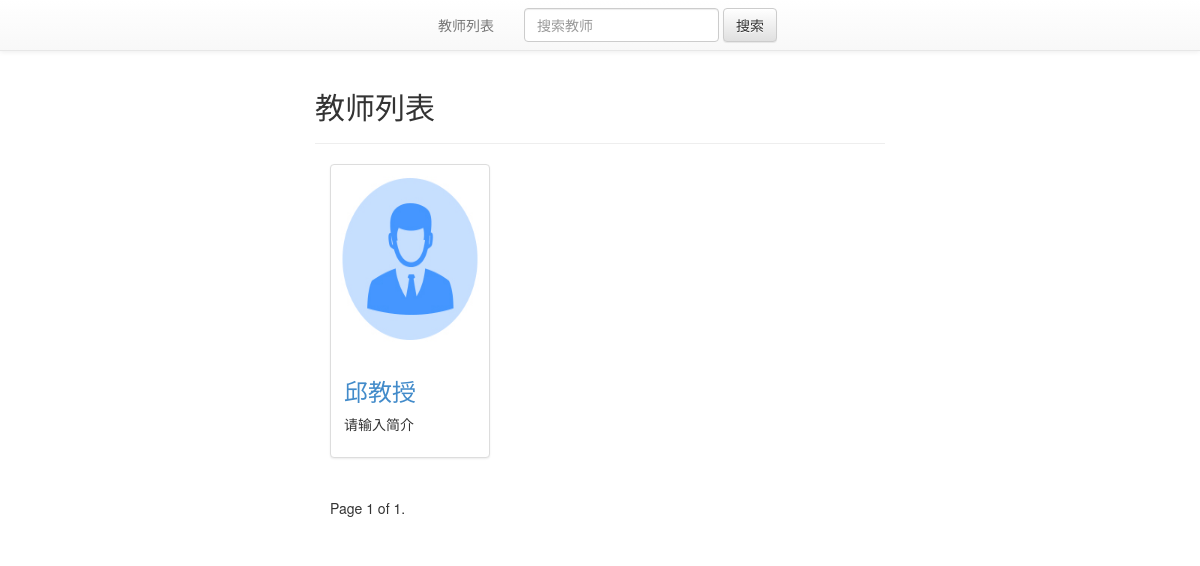
The page /Teachers/ on the database as committed earlier.
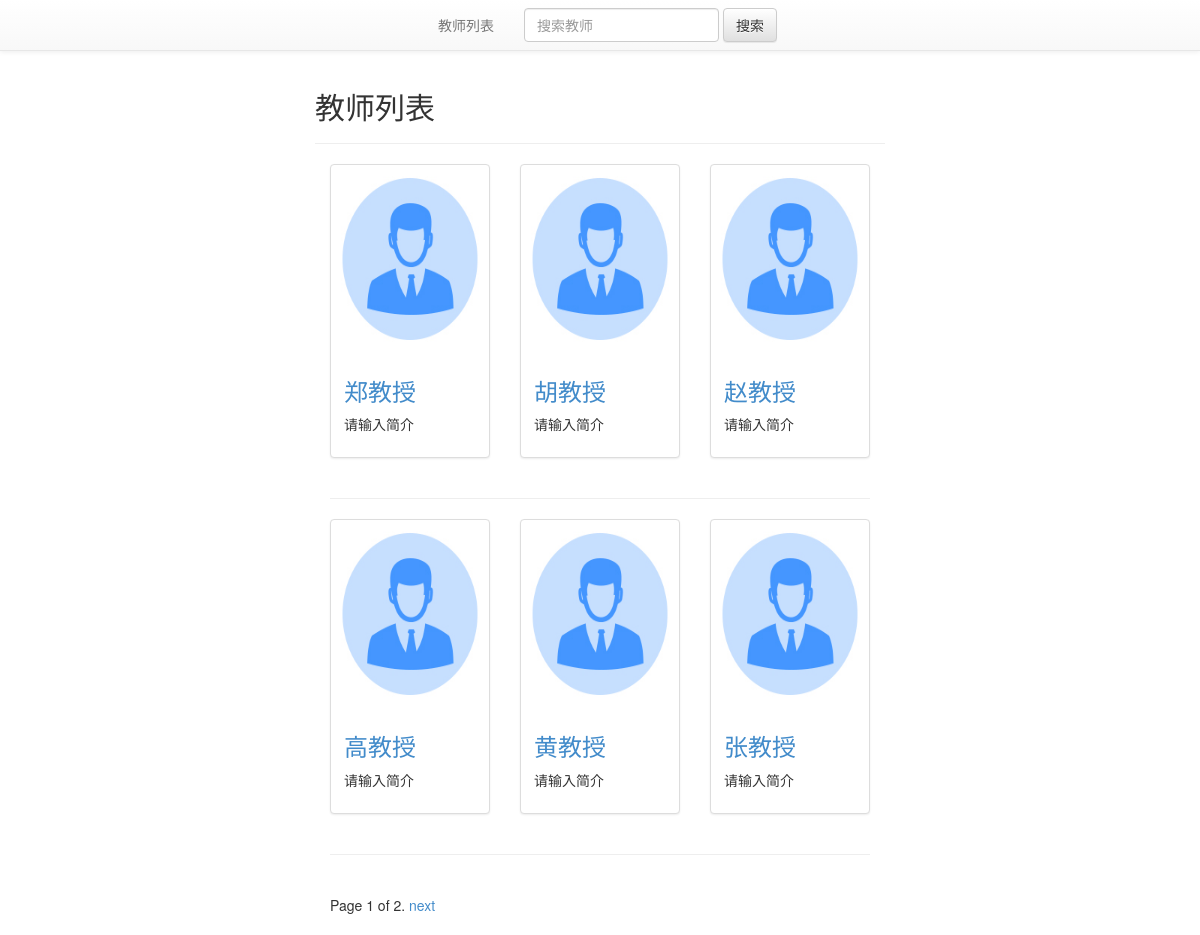
The same page on the database as committed later.
### Teachers/models.py (models this page shows, shortened)
class Teacher(models.Model):
    name = models.CharField(verbose_name = '姓名' ,max_length=30,default='')
    slug = models.SlugField(verbose_name = "链接别名",unique=True)
    image = models.ImageField(verbose_name = "头像",upload_to=upload_location,
            null=True,
            blank=True,
            width_field="width_field",
            height_field="height_field")
    height_field = models.IntegerField(verbose_name = "高度",default=0)
    width_field = models.IntegerField(verbose_name = "宽度",default=0)
    sex_choice = (("Male","男"),("Female","女"))
    sex = models.CharField(verbose_name = "性别",max_length=10,choices=sex_choice,default='Male')
    professional_title = models.CharField(verbose_name = "职称",max_length=120,default = '大学教师')
    address = models.CharField(verbose_name = "地址",max_length=120,default = '')
    college = models.CharField(verbose_name = "所在大学",max_length=30,default = '')
    academy = models.CharField(verbose_name = "学院",max_length=30,default = '')
    institution = models.CharField(verbose_name = "院系",max_length=30,default = '')
    post_number = models.IntegerField(verbose_name = "邮编号码",default = 0)
    phone_number =  models.CharField(verbose_name = "电话号码",max_length=30,default = '')
    mail = models.EmailField(verbose_name = "邮箱",max_length = 254)
    content = models.TextField(verbose_name = "简介",default = u'请输入简介')
    UG_lesson = models.TextField(verbose_name = '本科生课程',default='')
    PG_lesson =  models.TextField(verbose_name = '研究生课程',default='')
    research_direction =  models.TextField(verbose_name = '研究方向',default='')
    research =  models.TextField(verbose_name = '科研工作',default='')
    hold_project =  models.TextField(verbose_name = '主持科研项目',default='')
    papers =  models.TextField(verbose_name = '期刊论文',default='')
    books =  models.TextField(verbose_name = '书籍著作',default='')
    conference_papers =  models.TextField(verbose_name = '会议论文',default='')
    recruitment =  models.TextField(verbose_name = '招聘公告',default='')
    updated = models.DateTimeField(auto_now=True, auto_now_add=False)
    timestamp = models.DateTimeField(auto_now=False, auto_now_add=True)
    def get_views_url(self):
	return reverse("Teachers:detail",kwargs={"slug":self.slug})
    class Meta:
        ordering = ["-timestamp", "-updated"]

### Teachers/views.py (the view)
def Teacher_list(request):
    today = timezone.now().date()
    queryset_list = Teacher.objects.all()
    query = request.GET.get("q")
    if query:
	queryset_list = queryset_list.filter(
		Q(name__icontains=query)|
		Q(content__icontains=query)|
		Q(college__icontains=query) |
		Q(academy__icontains=query)
		).distinct()
    paginator = Paginator(queryset_list, 6) # 每页显示6个结果
    page_request_var = "page"
    page = request.GET.get(page_request_var)
    try:
        queryset = paginator.page(page)
    except PageNotAnInteger:
        queryset = paginator.page(1)
    except EmptyPage:
        queryset = paginator.page(paginator.num_pages)
    context = {
		"object_list": queryset,
		"title": "教师列表",
		"result":"搜索结果",
		"page_request_var": page_request_var,
		"today": today,
	}
    return render(request, "Teacher_list.html", context)

### templates/Teacher_list.html (shortened to what this page needs)
{% extends "base.html" %}
{% block content %}
{%include 'list_nav_bar.html'%}
<div class='col-sm-6 col-sm-offset-3'>
<div class='row'>
{% if request.GET.q %}
         <h2> {{ result }}</h2>
   {%else%}
        <h2> {{ title }}</h2>
{% endif %}<hr/>
{% for obj in object_list %}
  <div class="col-sm-4 col-md-4">
    <div class="thumbnail">
        {% if obj.image %}
         <img src='{{ obj.image.url }}' class='img-responsive center-block' />
        {% endif %}
      <div class="caption">
        <h3><a href='{{ obj.get_views_url }}'>{{ obj.name }}</a></h3>
        <p>{{ obj.content|linebreaks|truncatechars:20 }}</p>
      </div>
    </div>
  </div>
{% cycle "" "" "</div><hr/><div class='row'>" %}
{% endfor %}
</div>
<div class="pagination">
    <span class="step-links">
        <span class="current">
            Page {{ object_list.number }} of {{ object_list.paginator.num_pages }}.
        </span>
        {% if object_list.has_next %}
            <a href="?{{ page_request_var }}={{ object_list.next_page_number }}{% if request.GET.q %}&q={{ request.GET.q }}{% endif %}">next</a>
        {% endif %}
    </span>
</div>
</div>
{%endblock content %}

### templates/base.html (shortened to what this page needs)
{% load staticfiles %}
<html>
<head>
<link rel='stylesheet' href='{% static "css/bootstrap.min.css" %}' />
<link rel='stylesheet' href='{% static "css/bootstrap-theme.min.css" %}' />
<link rel='stylesheet' href='{% static "css/base.css" %}' />
</head>
<body>
<div class='container'>
{% block content %}{% endblock content %}
</div>
</body>
</html>

### templates/list_nav_bar.html (shortened to what this page needs)
<div class="container">
<nav class="navbar navbar-default navbar-fixed-top" role="navigation">
   <div class="collapse navbar-collapse" id="bs-example-navbar-collapse-1">
   <ul class="nav navbar-nav">
   <li class="pull-left"><a href="/Teachers">教师列表</a></li>
   <li>
   <form class="navbar-form navbar-right" role="search" method="GET" action="">
   <div class="form-group">
   <input type="text" name="q" class="form-control" placeholder="搜索教师" value="">
   </div>
         <button type="submit" class="btn btn-default">搜索</button>
      </form>
   </li>
      </ul>
    </div>
  </nav></div>

### static/css/base.css (style rules this page uses)
body { padding-top: 70px; }
.navbar .navbar-nav { display: inline-block; float: none; vertical-align: top; }
.navbar .navbar-collapse { text-align: center; }
.img-responsive, .thumbnail>img, .thumbnail a>img, .carousel-inner>.item>img, .carousel-inner>.item>a>img { display: block; max-width: 100%; height: 180; }

Rows that differ between the two databases and show on the page:
no longer on this page (row edited): Teacher: image (picture), name "邱教授", content "请输入简介"
added Teacher: image (picture), name "郑教授", content "请输入简介"
added Teacher: image (picture), name "胡教授", content "请输入简介"
added Teacher: image (picture), name "赵教授", content "请输入简介"
added Teacher: image (picture), name "高教授", content "请输入简介"
added Teacher: image (picture), name "黄教授", content "请输入简介"
added Teacher: image (picture), name "张教授", content "请输入简介"
Other text that changed with them:
{{ object_list.paginator.num_pages }}: "1" → "2"
text now shown: "next"
